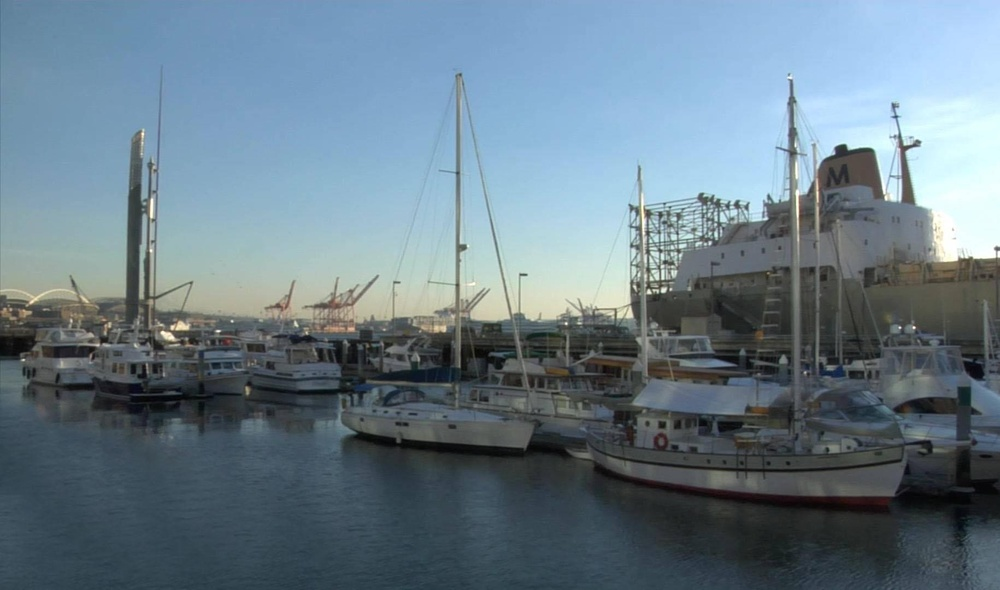
#> input picture input_images/001.JPG, 1000 x 590 px, shrunk from 1830 x 1080 before the run
$ python -i smooth_labels.py   (imports and definitions only)   (older library calls are emulated)
#> lines starting #> are read from the running program, lines starting #| are printed output that depends on the picture
#> further down, picture is the input picture: shape (590, 1000, 3); mean B, G, R 136.1, 124.1, 105
import cv2
import numpy as np
from numba import njit


# [16 lines left out: function majority_vote_filter, not called in this run]


def compute_boundary_strength(image):
    gray = cv2.cvtColor(image, cv2.COLOR_BGR2GRAY)
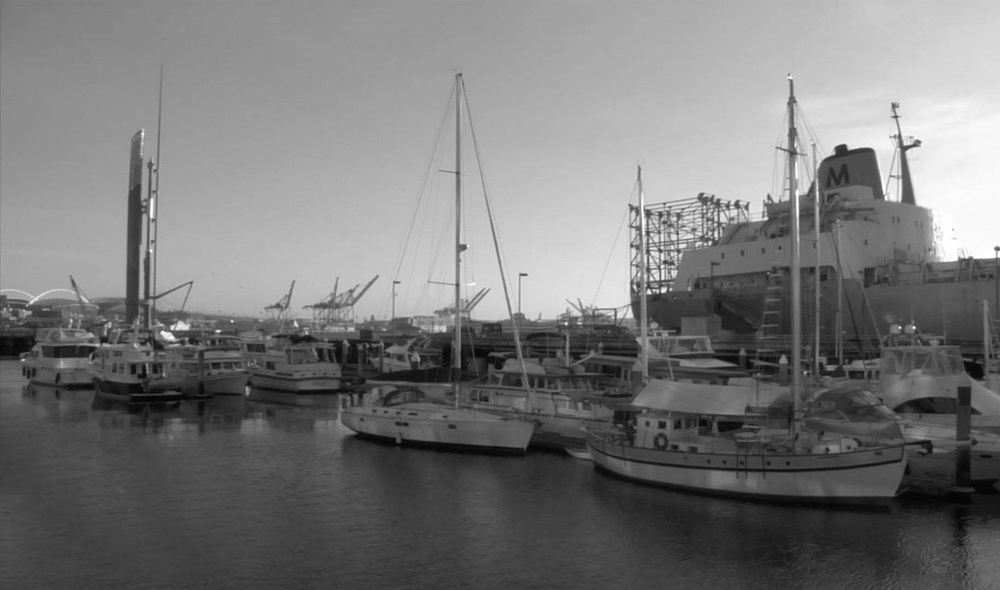
#> gray: shape (590, 1000); min 2, max 255, mean 119.8
    gx = cv2.Sobel(gray, cv2.CV_32F, 1, 0, ksize=3)
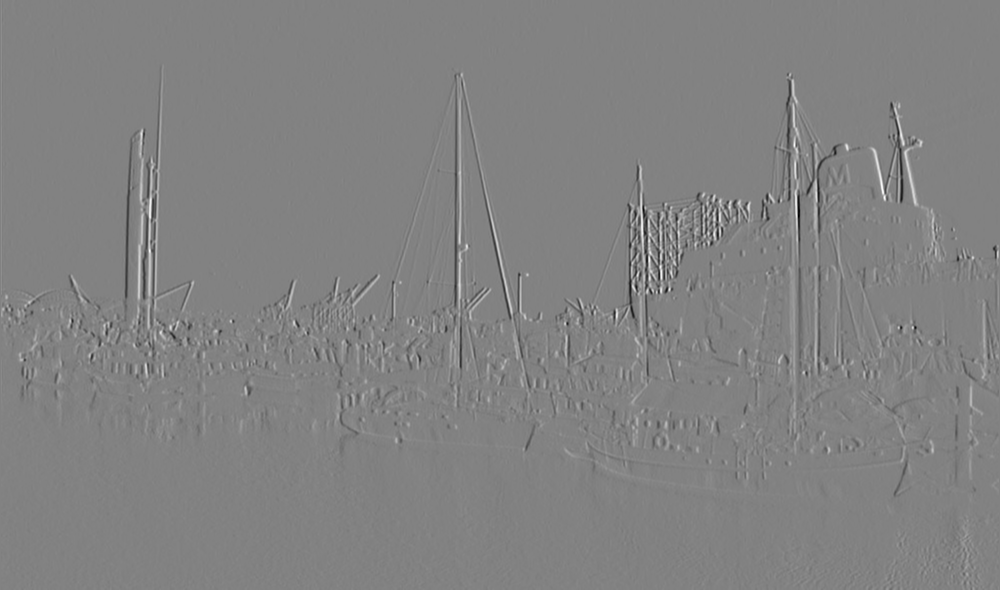
#> gx: shape (590, 1000) float32; min -625, max 600, mean 0.3; drawn with min black and max white
    gy = cv2.Sobel(gray, cv2.CV_32F, 0, 1, ksize=3)
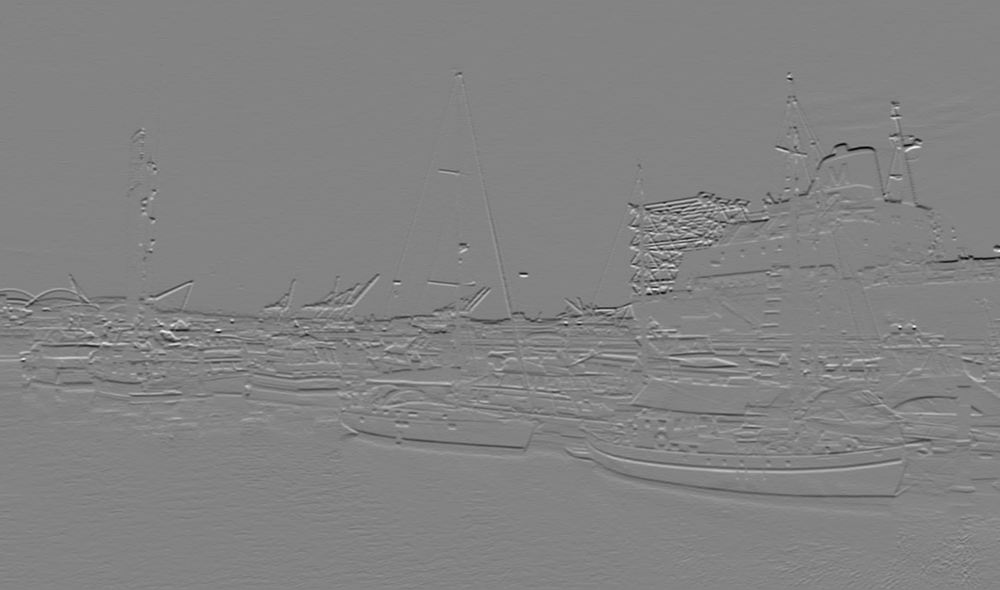
#> gy: shape (590, 1000) float32; min -640, max 605, mean -1.3; drawn with min black and max white
    mag = np.sqrt(gx * gx + gy * gy)
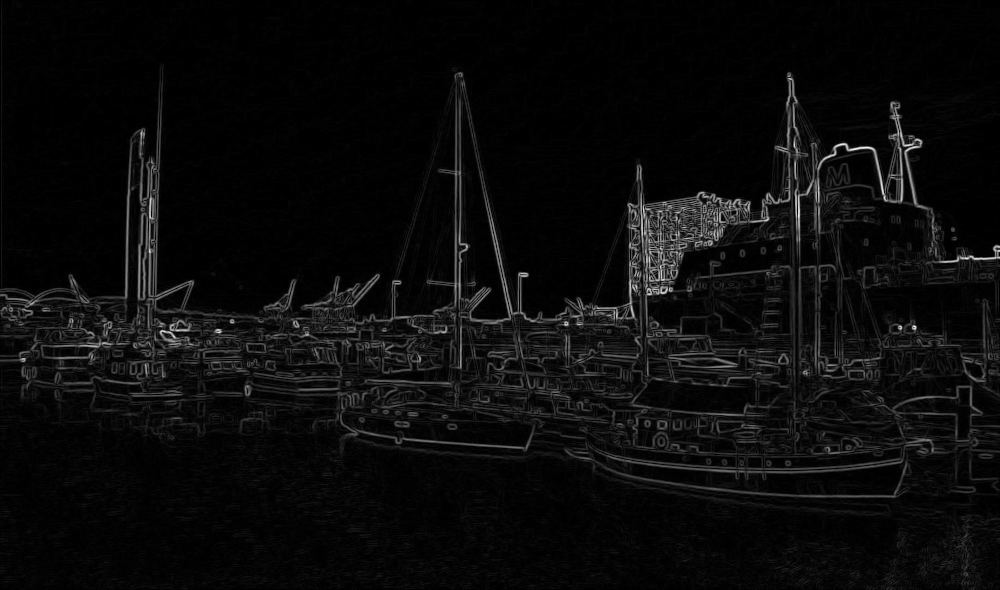
#> mag: shape (590, 1000) float32; min 0, max 664.6, mean 30.1; drawn with min black and max white
    if mag.max() > 1e-8:
        mag /= mag.max()
    return mag


# [63 lines left out: functions _numba_edge_aware_filter, edge_aware_mode_filter, not called in this run]

>>> import cv2
>>> picture = cv2.imread('input_images/001.JPG')
>>> result = compute_boundary_strength(picture)

$ run again, on input_images/002.JPG
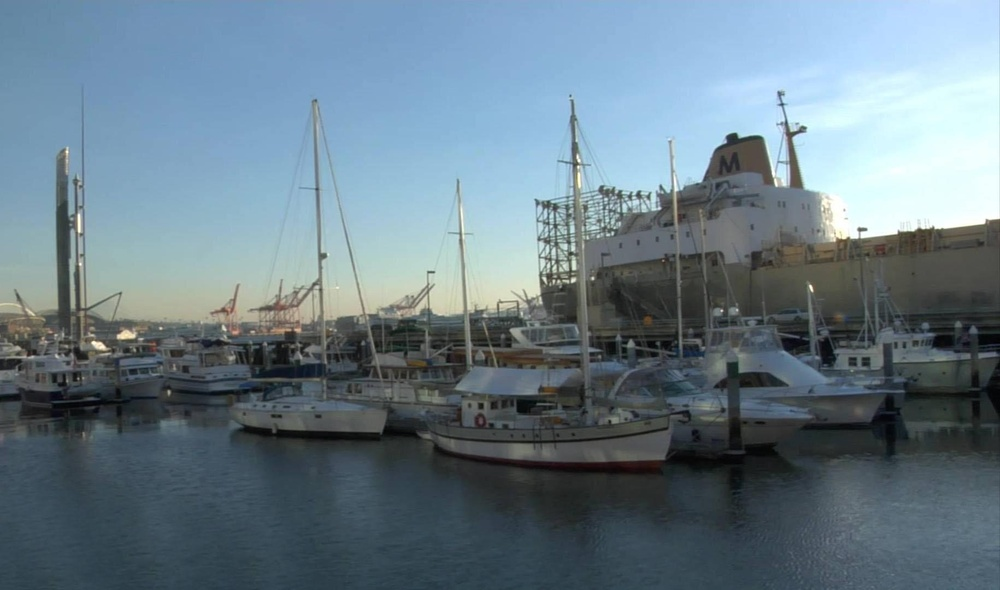
#> input picture input_images/002.JPG, 1000 x 590 px, shrunk from 1830 x 1080 before the run
#> picture is the input picture: shape (590, 1000, 3); mean B, G, R 135.5, 124.2, 105.1
#> in compute_boundary_strength, `gy = cv2.Sobel(gray, cv2.CV_32F, 0, 1, ksize=3)`:
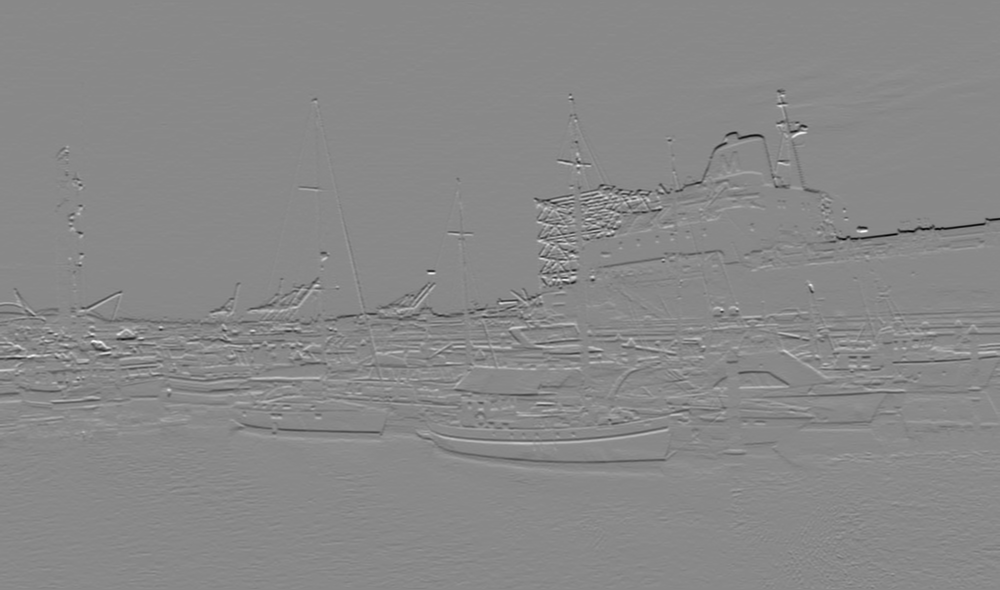
#> gy: shape (590, 1000) float32; min -659, max 568, mean -1.3; drawn with min black and max white
#> in compute_boundary_strength, `mag = np.sqrt(gx * gx + gy * gy)`:
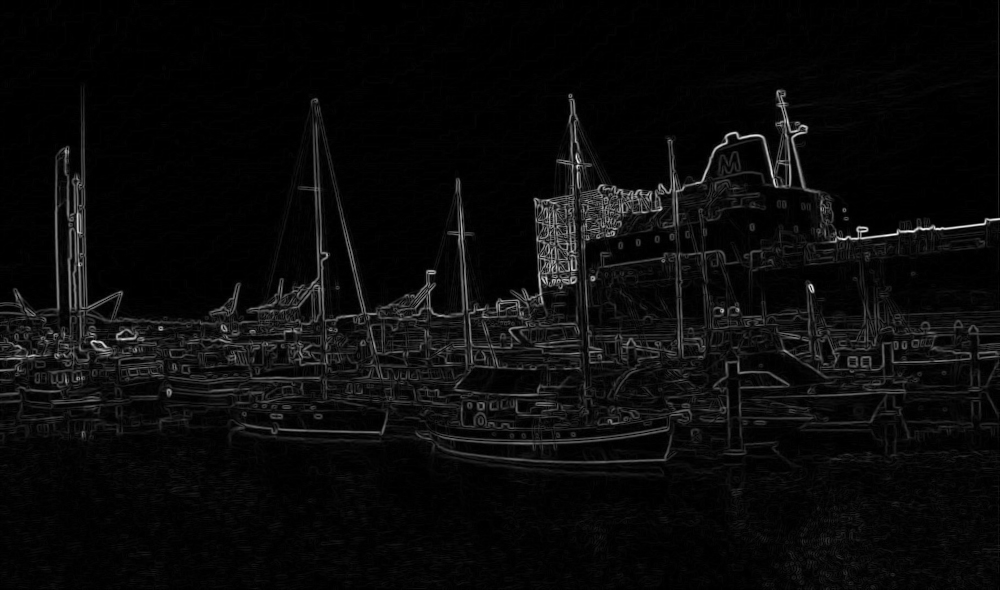
#> mag: shape (590, 1000) float32; min 0, max 660.3, mean 27.9; drawn with min black and max white
